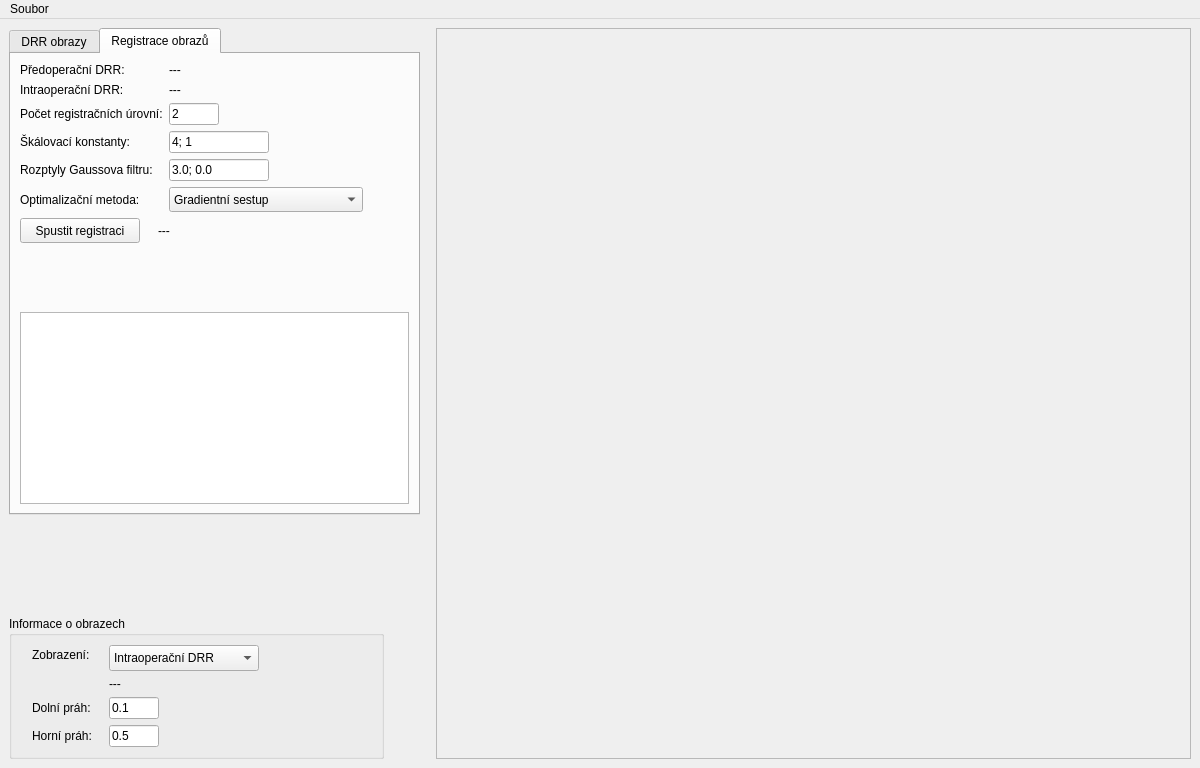
<?xml version="1.0" encoding="UTF-8"?>
<ui version="4.0">
 <class>win_main_window</class>
 <widget class="QMainWindow" name="win_main_window">
  <property name="geometry">
   <rect>
    <x>0</x>
    <y>0</y>
    <width>1200</width>
    <height>768</height>
   </rect>
  </property>
  <property name="sizePolicy">
   <sizepolicy hsizetype="Preferred" vsizetype="Preferred">
    <horstretch>0</horstretch>
    <verstretch>0</verstretch>
   </sizepolicy>
  </property>
  <property name="minimumSize">
   <size>
    <width>1200</width>
    <height>768</height>
   </size>
  </property>
  <property name="windowTitle">
   <string>Casif</string>
  </property>
  <widget class="QWidget" name="lay_main_layout">
   <layout class="QGridLayout" name="gridLayout">
    <item row="0" column="0">
     <widget class="QTabWidget" name="tab_main">
      <property name="sizePolicy">
       <sizepolicy hsizetype="Fixed" vsizetype="Preferred">
        <horstretch>0</horstretch>
        <verstretch>0</verstretch>
       </sizepolicy>
      </property>
      <property name="minimumSize">
       <size>
        <width>375</width>
        <height>0</height>
       </size>
      </property>
      <property name="maximumSize">
       <size>
        <width>16777215</width>
        <height>16777215</height>
       </size>
      </property>
      <property name="autoFillBackground">
       <bool>false</bool>
      </property>
      <property name="currentIndex">
       <number>1</number>
      </property>
      <property name="usesScrollButtons">
       <bool>true</bool>
      </property>
      <property name="documentMode">
       <bool>false</bool>
      </property>
      <property name="tabsClosable">
       <bool>false</bool>
      </property>
      <property name="movable">
       <bool>false</bool>
      </property>
      <property name="tabBarAutoHide">
       <bool>false</bool>
      </property>
      <widget class="QWidget" name="tab_drr_obrazy">
       <attribute name="title">
        <string>DRR obrazy</string>
       </attribute>
       <layout class="QGridLayout" name="gridLayout_3">
        <item row="6" column="0" colspan="3">
         <widget class="QLabel" name="lab_sid">
          <property name="sizePolicy">
           <sizepolicy hsizetype="Minimum" vsizetype="Fixed">
            <horstretch>0</horstretch>
            <verstretch>0</verstretch>
           </sizepolicy>
          </property>
          <property name="minimumSize">
           <size>
            <width>65</width>
            <height>20</height>
           </size>
          </property>
          <property name="text">
           <string>Vzdálenost zdroj-detektor (mm):</string>
          </property>
          <property name="textFormat">
           <enum>Qt::AutoText</enum>
          </property>
          <property name="wordWrap">
           <bool>true</bool>
          </property>
          <property name="margin">
           <number>0</number>
          </property>
         </widget>
        </item>
        <item row="4" column="3">
         <widget class="QLineEdit" name="led_drr_width">
          <property name="maximumSize">
           <size>
            <width>50</width>
            <height>60</height>
           </size>
          </property>
          <property name="inputMask">
           <string/>
          </property>
          <property name="text">
           <string>1000</string>
          </property>
         </widget>
        </item>
        <item row="15" column="0">
         <spacer name="verticalSpacer_2">
          <property name="orientation">
           <enum>Qt::Vertical</enum>
          </property>
          <property name="sizeHint" stdset="0">
           <size>
            <width>20</width>
            <height>40</height>
           </size>
          </property>
         </spacer>
        </item>
        <item row="5" column="3">
         <widget class="QLineEdit" name="led_drr_height">
          <property name="maximumSize">
           <size>
            <width>50</width>
            <height>16777215</height>
           </size>
          </property>
          <property name="text">
           <string>1000</string>
          </property>
          <property name="frame">
           <bool>true</bool>
          </property>
         </widget>
        </item>
        <item row="5" column="0">
         <widget class="QLabel" name="lab_drr_height">
          <property name="sizePolicy">
           <sizepolicy hsizetype="Fixed" vsizetype="Fixed">
            <horstretch>0</horstretch>
            <verstretch>0</verstretch>
           </sizepolicy>
          </property>
          <property name="minimumSize">
           <size>
            <width>65</width>
            <height>20</height>
           </size>
          </property>
          <property name="text">
           <string>Výška obrazu (px):</string>
          </property>
         </widget>
        </item>
        <item row="14" column="0" colspan="4">
         <widget class="QGroupBox" name="gbo_intraop_info">
          <property name="title">
           <string>Intraoperační data</string>
          </property>
          <layout class="QGridLayout" name="gridLayout_6">
           <item row="0" column="4" rowspan="2">
            <spacer name="horizontalSpacer_3">
             <property name="orientation">
              <enum>Qt::Horizontal</enum>
             </property>
             <property name="sizeHint" stdset="0">
              <size>
               <width>40</width>
               <height>20</height>
              </size>
             </property>
            </spacer>
           </item>
           <item row="1" column="0">
            <widget class="QLabel" name="lab_intraop_drr_created">
             <property name="text">
              <string>Vytvořeno DRR:</string>
             </property>
            </widget>
           </item>
           <item row="0" column="1">
            <widget class="QLabel" name="labm_intraop_ct_name">
             <property name="maximumSize">
              <size>
               <width>16777215</width>
               <height>16777215</height>
              </size>
             </property>
             <property name="text">
              <string>---</string>
             </property>
            </widget>
           </item>
           <item row="1" column="1">
            <widget class="QLabel" name="labm_intraop_drr_created">
             <property name="minimumSize">
              <size>
               <width>20</width>
               <height>20</height>
              </size>
             </property>
             <property name="maximumSize">
              <size>
               <width>20</width>
               <height>20</height>
              </size>
             </property>
             <property name="font">
              <font>
               <bold>true</bold>
              </font>
             </property>
             <property name="text">
              <string/>
             </property>
            </widget>
           </item>
           <item row="0" column="0">
            <widget class="QLabel" name="lab_intraop_ct_name">
             <property name="maximumSize">
              <size>
               <width>16777215</width>
               <height>16777215</height>
              </size>
             </property>
             <property name="text">
              <string>Název CT:</string>
             </property>
            </widget>
           </item>
          </layout>
         </widget>
        </item>
        <item row="10" column="0">
         <widget class="QPushButton" name="pbu_drr_start">
          <property name="minimumSize">
           <size>
            <width>100</width>
            <height>25</height>
           </size>
          </property>
          <property name="maximumSize">
           <size>
            <width>100</width>
            <height>16777215</height>
           </size>
          </property>
          <property name="text">
           <string>Vytvořit DRR</string>
          </property>
         </widget>
        </item>
        <item row="4" column="0">
         <widget class="QLabel" name="lab_drr_width">
          <property name="sizePolicy">
           <sizepolicy hsizetype="Fixed" vsizetype="Fixed">
            <horstretch>0</horstretch>
            <verstretch>0</verstretch>
           </sizepolicy>
          </property>
          <property name="minimumSize">
           <size>
            <width>65</width>
            <height>20</height>
           </size>
          </property>
          <property name="text">
           <string>Šířka obrazu (px):</string>
          </property>
         </widget>
        </item>
        <item row="12" column="0" colspan="4">
         <widget class="QGroupBox" name="gbo_preop_info">
          <property name="title">
           <string>Předoperační data</string>
          </property>
          <layout class="QGridLayout" name="gridLayout_5">
           <item row="1" column="0">
            <widget class="QLabel" name="lab_preop_drr_created">
             <property name="text">
              <string>Vytvořeno DRR:</string>
             </property>
            </widget>
           </item>
           <item row="0" column="1">
            <widget class="QLabel" name="labm_preop_name">
             <property name="maximumSize">
              <size>
               <width>16777215</width>
               <height>16777215</height>
              </size>
             </property>
             <property name="text">
              <string>---</string>
             </property>
            </widget>
           </item>
           <item row="1" column="1">
            <widget class="QLabel" name="labm_preop_drr_created">
             <property name="minimumSize">
              <size>
               <width>20</width>
               <height>20</height>
              </size>
             </property>
             <property name="maximumSize">
              <size>
               <width>20</width>
               <height>20</height>
              </size>
             </property>
             <property name="font">
              <font>
               <bold>true</bold>
              </font>
             </property>
             <property name="text">
              <string/>
             </property>
            </widget>
           </item>
           <item row="0" column="2" rowspan="2">
            <spacer name="horizontalSpacer_2">
             <property name="orientation">
              <enum>Qt::Horizontal</enum>
             </property>
             <property name="sizeHint" stdset="0">
              <size>
               <width>40</width>
               <height>20</height>
              </size>
             </property>
            </spacer>
           </item>
           <item row="0" column="0">
            <widget class="QLabel" name="lab_preop_model_name">
             <property name="maximumSize">
              <size>
               <width>16777215</width>
               <height>16777215</height>
              </size>
             </property>
             <property name="text">
              <string>3D model:</string>
             </property>
            </widget>
           </item>
          </layout>
         </widget>
        </item>
        <item row="0" column="0">
         <widget class="QLabel" name="lab_drr_type">
          <property name="sizePolicy">
           <sizepolicy hsizetype="Minimum" vsizetype="Fixed">
            <horstretch>0</horstretch>
            <verstretch>0</verstretch>
           </sizepolicy>
          </property>
          <property name="minimumSize">
           <size>
            <width>65</width>
            <height>20</height>
           </size>
          </property>
          <property name="text">
           <string>DRR obraz:</string>
          </property>
          <property name="textFormat">
           <enum>Qt::AutoText</enum>
          </property>
          <property name="wordWrap">
           <bool>true</bool>
          </property>
          <property name="margin">
           <number>0</number>
          </property>
         </widget>
        </item>
        <item row="7" column="0">
         <widget class="QLabel" name="lab_ct_thresh">
          <property name="sizePolicy">
           <sizepolicy hsizetype="Fixed" vsizetype="Fixed">
            <horstretch>0</horstretch>
            <verstretch>0</verstretch>
           </sizepolicy>
          </property>
          <property name="minimumSize">
           <size>
            <width>65</width>
            <height>20</height>
           </size>
          </property>
          <property name="text">
           <string>Práh voxelů (HU):</string>
          </property>
         </widget>
        </item>
        <item row="13" column="0">
         <spacer name="verticalSpacer_3">
          <property name="orientation">
           <enum>Qt::Vertical</enum>
          </property>
          <property name="sizeType">
           <enum>QSizePolicy::Fixed</enum>
          </property>
          <property name="sizeHint" stdset="0">
           <size>
            <width>20</width>
            <height>10</height>
           </size>
          </property>
         </spacer>
        </item>
        <item row="6" column="4">
         <spacer name="horizontalSpacer_5">
          <property name="orientation">
           <enum>Qt::Horizontal</enum>
          </property>
          <property name="sizeHint" stdset="0">
           <size>
            <width>40</width>
            <height>20</height>
           </size>
          </property>
         </spacer>
        </item>
        <item row="11" column="0">
         <spacer name="verticalSpacer_4">
          <property name="orientation">
           <enum>Qt::Vertical</enum>
          </property>
          <property name="sizeType">
           <enum>QSizePolicy::Fixed</enum>
          </property>
          <property name="sizeHint" stdset="0">
           <size>
            <width>20</width>
            <height>20</height>
           </size>
          </property>
         </spacer>
        </item>
        <item row="6" column="3">
         <widget class="QLineEdit" name="led_sid">
          <property name="maximumSize">
           <size>
            <width>50</width>
            <height>25</height>
           </size>
          </property>
          <property name="text">
           <string>1000.0</string>
          </property>
         </widget>
        </item>
        <item row="7" column="3">
         <widget class="QLineEdit" name="led_drr_thresh">
          <property name="maximumSize">
           <size>
            <width>50</width>
            <height>30</height>
           </size>
          </property>
          <property name="text">
           <string>0</string>
          </property>
         </widget>
        </item>
        <item row="2" column="3">
         <widget class="QRadioButton" name="rbu_preop_drr">
          <property name="text">
           <string>Předoperační</string>
          </property>
         </widget>
        </item>
        <item row="0" column="3">
         <widget class="QRadioButton" name="rbu_intraop_drr">
          <property name="text">
           <string>Intraoperační</string>
          </property>
          <property name="checked">
           <bool>true</bool>
          </property>
         </widget>
        </item>
        <item row="10" column="3">
         <widget class="QLabel" name="labm_data_warning">
          <property name="text">
           <string>---</string>
          </property>
          <property name="alignment">
           <set>Qt::AlignLeading|Qt::AlignLeft|Qt::AlignVCenter</set>
          </property>
         </widget>
        </item>
        <item row="10" column="1" colspan="2">
         <spacer name="horizontalSpacer">
          <property name="orientation">
           <enum>Qt::Horizontal</enum>
          </property>
          <property name="sizeType">
           <enum>QSizePolicy::Fixed</enum>
          </property>
          <property name="sizeHint" stdset="0">
           <size>
            <width>20</width>
            <height>20</height>
           </size>
          </property>
         </spacer>
        </item>
       </layout>
      </widget>
      <widget class="QWidget" name="tab_reg">
       <attribute name="title">
        <string>Registrace obrazů</string>
       </attribute>
       <layout class="QGridLayout" name="gridLayout_4">
        <item row="3" column="4" rowspan="3">
         <spacer name="horizontalSpacer_6">
          <property name="orientation">
           <enum>Qt::Horizontal</enum>
          </property>
          <property name="sizeHint" stdset="0">
           <size>
            <width>40</width>
            <height>20</height>
           </size>
          </property>
         </spacer>
        </item>
        <item row="8" column="0">
         <widget class="QPushButton" name="pbu_reg_start">
          <property name="minimumSize">
           <size>
            <width>0</width>
            <height>25</height>
           </size>
          </property>
          <property name="text">
           <string>Spustit registraci</string>
          </property>
         </widget>
        </item>
        <item row="1" column="3" colspan="2">
         <widget class="QLabel" name="labm_moving_drr">
          <property name="text">
           <string>---</string>
          </property>
         </widget>
        </item>
        <item row="8" column="2" colspan="2">
         <widget class="QLabel" name="labm_input_warning">
          <property name="text">
           <string>---</string>
          </property>
         </widget>
        </item>
        <item row="2" column="3" colspan="2">
         <widget class="QLabel" name="labm_fixed_drr">
          <property name="text">
           <string>---</string>
          </property>
         </widget>
        </item>
        <item row="7" column="3">
         <widget class="QComboBox" name="cbo_optim_method">
          <property name="minimumSize">
           <size>
            <width>0</width>
            <height>25</height>
           </size>
          </property>
          <property name="currentText">
           <string>Gradientní sestup</string>
          </property>
          <property name="maxVisibleItems">
           <number>3</number>
          </property>
          <item>
           <property name="text">
            <string>Gradientní sestup</string>
           </property>
          </item>
          <item>
           <property name="text">
            <string>Gradientní sestup se zl. řezem</string>
           </property>
          </item>
          <item>
           <property name="text">
            <string>BFGS s omezenou pamětí</string>
           </property>
          </item>
         </widget>
        </item>
        <item row="5" column="0" colspan="3">
         <widget class="QLabel" name="lab_sigma_factors">
          <property name="text">
           <string>Rozptyly Gaussova filtru:</string>
          </property>
         </widget>
        </item>
        <item row="2" column="0">
         <widget class="QLabel" name="lab_fixed_drr">
          <property name="text">
           <string>Intraoperační DRR:</string>
          </property>
         </widget>
        </item>
        <item row="5" column="3">
         <widget class="QLineEdit" name="led_sigma_factors">
          <property name="sizePolicy">
           <sizepolicy hsizetype="Expanding" vsizetype="Fixed">
            <horstretch>0</horstretch>
            <verstretch>0</verstretch>
           </sizepolicy>
          </property>
          <property name="minimumSize">
           <size>
            <width>75</width>
            <height>0</height>
           </size>
          </property>
          <property name="maximumSize">
           <size>
            <width>100</width>
            <height>25</height>
           </size>
          </property>
          <property name="text">
           <string>3.0; 0.0</string>
          </property>
         </widget>
        </item>
        <item row="3" column="3">
         <widget class="QLineEdit" name="led_multires_levels">
          <property name="minimumSize">
           <size>
            <width>50</width>
            <height>0</height>
           </size>
          </property>
          <property name="maximumSize">
           <size>
            <width>25</width>
            <height>25</height>
           </size>
          </property>
          <property name="text">
           <string>2</string>
          </property>
          <property name="maxLength">
           <number>1</number>
          </property>
         </widget>
        </item>
        <item row="4" column="3">
         <widget class="QLineEdit" name="led_shrink_factors">
          <property name="sizePolicy">
           <sizepolicy hsizetype="Expanding" vsizetype="Fixed">
            <horstretch>0</horstretch>
            <verstretch>0</verstretch>
           </sizepolicy>
          </property>
          <property name="minimumSize">
           <size>
            <width>75</width>
            <height>0</height>
           </size>
          </property>
          <property name="maximumSize">
           <size>
            <width>100</width>
            <height>25</height>
           </size>
          </property>
          <property name="text">
           <string>4; 1</string>
          </property>
         </widget>
        </item>
        <item row="3" column="0" colspan="3">
         <widget class="QLabel" name="lab_multires_levels">
          <property name="text">
           <string>Počet registračních úrovní:</string>
          </property>
         </widget>
        </item>
        <item row="1" column="0">
         <widget class="QLabel" name="lab_moving_drr">
          <property name="text">
           <string>Předoperační DRR:</string>
          </property>
         </widget>
        </item>
        <item row="4" column="0" colspan="3">
         <widget class="QLabel" name="lab_shrink_factors">
          <property name="text">
           <string>Škálovací konstanty:</string>
          </property>
         </widget>
        </item>
        <item row="7" column="0">
         <widget class="QLabel" name="lab_optim_method">
          <property name="text">
           <string>Optimalizační metoda:</string>
          </property>
         </widget>
        </item>
        <item row="10" column="0" colspan="5">
         <widget class="QTextBrowser" name="tbr_output_messages"/>
        </item>
        <item row="9" column="0" colspan="5">
         <spacer name="verticalSpacer_6">
          <property name="orientation">
           <enum>Qt::Vertical</enum>
          </property>
          <property name="sizeHint" stdset="0">
           <size>
            <width>20</width>
            <height>40</height>
           </size>
          </property>
         </spacer>
        </item>
       </layout>
      </widget>
     </widget>
    </item>
    <item row="0" column="2" rowspan="3">
     <widget class="QFrame" name="fra_mpl">
      <property name="frameShape">
       <enum>QFrame::StyledPanel</enum>
      </property>
      <property name="frameShadow">
       <enum>QFrame::Plain</enum>
      </property>
      <layout class="QGridLayout" name="gridLayout_7">
       <item row="0" column="0">
        <widget class="QWidget" name="mpl_widget" native="true">
         <property name="sizePolicy">
          <sizepolicy hsizetype="Preferred" vsizetype="Preferred">
           <horstretch>0</horstretch>
           <verstretch>0</verstretch>
          </sizepolicy>
         </property>
        </widget>
       </item>
      </layout>
     </widget>
    </item>
    <item row="1" column="0">
     <spacer name="verticalSpacer_5">
      <property name="orientation">
       <enum>Qt::Vertical</enum>
      </property>
      <property name="sizeHint" stdset="0">
       <size>
        <width>20</width>
        <height>40</height>
       </size>
      </property>
     </spacer>
    </item>
    <item row="2" column="0">
     <widget class="QGroupBox" name="gbo_image_info">
      <property name="maximumSize">
       <size>
        <width>375</width>
        <height>16777215</height>
       </size>
      </property>
      <property name="title">
       <string>Informace o obrazech</string>
      </property>
      <property name="checkable">
       <bool>false</bool>
      </property>
      <layout class="QGridLayout" name="gridLayout_2">
       <item row="0" column="0">
        <widget class="QLabel" name="lab_visualization">
         <property name="maximumSize">
          <size>
           <width>60</width>
           <height>16777215</height>
          </size>
         </property>
         <property name="text">
          <string>Zobrazení:</string>
         </property>
        </widget>
       </item>
       <item row="0" column="1" rowspan="2">
        <widget class="QComboBox" name="cbo_visualization">
         <property name="sizePolicy">
          <sizepolicy hsizetype="Preferred" vsizetype="Preferred">
           <horstretch>0</horstretch>
           <verstretch>0</verstretch>
          </sizepolicy>
         </property>
         <property name="minimumSize">
          <size>
           <width>130</width>
           <height>0</height>
          </size>
         </property>
         <property name="maximumSize">
          <size>
           <width>150</width>
           <height>16777215</height>
          </size>
         </property>
         <item>
          <property name="text">
           <string>Intraoperační DRR</string>
          </property>
         </item>
         <item>
          <property name="text">
           <string>Preoperační DRR</string>
          </property>
         </item>
         <item>
          <property name="text">
           <string>Preop. hrany + Intraop.</string>
          </property>
         </item>
         <item>
          <property name="text">
           <string>Průhledný kompozit</string>
          </property>
         </item>
        </widget>
       </item>
       <item row="4" column="1">
        <widget class="QLineEdit" name="led_upper_edge_thresh">
         <property name="minimumSize">
          <size>
           <width>50</width>
           <height>0</height>
          </size>
         </property>
         <property name="maximumSize">
          <size>
           <width>25</width>
           <height>25</height>
          </size>
         </property>
         <property name="text">
          <string>0.5</string>
         </property>
        </widget>
       </item>
       <item row="3" column="1">
        <widget class="QLineEdit" name="led_lower_edge_thresh">
         <property name="minimumSize">
          <size>
           <width>50</width>
           <height>0</height>
          </size>
         </property>
         <property name="maximumSize">
          <size>
           <width>25</width>
           <height>25</height>
          </size>
         </property>
         <property name="text">
          <string>0.1</string>
         </property>
        </widget>
       </item>
       <item row="3" column="0">
        <widget class="QLabel" name="lab_lower_edge_thresh">
         <property name="text">
          <string>Dolní práh:</string>
         </property>
        </widget>
       </item>
       <item row="4" column="0">
        <widget class="QLabel" name="lab_upper_edge_thresh">
         <property name="text">
          <string>Horní práh:</string>
         </property>
        </widget>
       </item>
       <item row="2" column="1">
        <widget class="QLabel" name="labm_vis_warning">
         <property name="text">
          <string>---</string>
         </property>
        </widget>
       </item>
       <item row="0" column="2">
        <spacer name="horizontalSpacer_7">
         <property name="orientation">
          <enum>Qt::Horizontal</enum>
         </property>
         <property name="sizeType">
          <enum>QSizePolicy::Fixed</enum>
         </property>
         <property name="sizeHint" stdset="0">
          <size>
           <width>100</width>
           <height>20</height>
          </size>
         </property>
        </spacer>
       </item>
      </layout>
     </widget>
    </item>
    <item row="0" column="1" rowspan="3">
     <spacer name="horizontalSpacer_4">
      <property name="orientation">
       <enum>Qt::Horizontal</enum>
      </property>
      <property name="sizeType">
       <enum>QSizePolicy::Fixed</enum>
      </property>
      <property name="sizeHint" stdset="0">
       <size>
        <width>10</width>
        <height>20</height>
       </size>
      </property>
     </spacer>
    </item>
   </layout>
  </widget>
  <widget class="QMenuBar" name="mba_main_menu">
   <property name="geometry">
    <rect>
     <x>0</x>
     <y>0</y>
     <width>1200</width>
     <height>22</height>
    </rect>
   </property>
   <widget class="QMenu" name="men_file">
    <property name="title">
     <string>Soubor</string>
    </property>
    <widget class="QMenu" name="men_read">
     <property name="tearOffEnabled">
      <bool>false</bool>
     </property>
     <property name="title">
      <string>Otevřít</string>
     </property>
     <property name="separatorsCollapsible">
      <bool>false</bool>
     </property>
     <addaction name="mac_read_intra_ct"/>
     <addaction name="mac_read_preop_drr"/>
     <addaction name="mac_read_intraop_drr"/>
    </widget>
    <widget class="QMenu" name="men_write">
     <property name="title">
      <string>Uložit</string>
     </property>
     <addaction name="mac_write_preop_drr"/>
     <addaction name="mac_write_intraop_drr"/>
     <addaction name="mac_write_registered_drr"/>
    </widget>
    <addaction name="men_read"/>
    <addaction name="men_write"/>
    <addaction name="mac_info"/>
    <addaction name="separator"/>
    <addaction name="mac_exit"/>
   </widget>
   <addaction name="men_file"/>
  </widget>
  <action name="mac_info">
   <property name="text">
    <string>Informace</string>
   </property>
  </action>
  <action name="mac_exit">
   <property name="text">
    <string>Ukončit</string>
   </property>
  </action>
  <action name="mac_read_pre_ct">
   <property name="text">
    <string>Předoperační CT plán</string>
   </property>
  </action>
  <action name="mac_read_xray">
   <property name="text">
    <string>RTG obraz</string>
   </property>
  </action>
  <action name="mac_read_intra_ct">
   <property name="text">
    <string>Intraoperační CT</string>
   </property>
  </action>
  <action name="mac_write_preop_drr">
   <property name="text">
    <string>Předoperační DRR</string>
   </property>
  </action>
  <action name="mac_write_intraop_drr">
   <property name="text">
    <string>Intraoperační DRR</string>
   </property>
  </action>
  <action name="mac_gen_drr">
   <property name="text">
    <string>Vytvořit DRR obraz</string>
   </property>
  </action>
  <action name="actionIntraopera_n_CT">
   <property name="text">
    <string>Intraoperační CT</string>
   </property>
  </action>
  <action name="mac_read_preop_drr">
   <property name="text">
    <string>Předoperační DRR</string>
   </property>
   <property name="menuRole">
    <enum>QAction::TextHeuristicRole</enum>
   </property>
  </action>
  <action name="mac_read_intraop_drr">
   <property name="text">
    <string>Intraoperační DRR</string>
   </property>
  </action>
  <action name="mac_write_registered_drr">
   <property name="text">
    <string>Registrované DRR</string>
   </property>
  </action>
 </widget>
 <tabstops>
  <tabstop>tab_main</tabstop>
  <tabstop>rbu_intraop_drr</tabstop>
  <tabstop>rbu_preop_drr</tabstop>
  <tabstop>led_drr_width</tabstop>
  <tabstop>led_drr_height</tabstop>
  <tabstop>led_sid</tabstop>
  <tabstop>led_drr_thresh</tabstop>
  <tabstop>pbu_drr_start</tabstop>
  <tabstop>led_multires_levels</tabstop>
  <tabstop>led_shrink_factors</tabstop>
  <tabstop>led_sigma_factors</tabstop>
  <tabstop>cbo_optim_method</tabstop>
  <tabstop>pbu_reg_start</tabstop>
  <tabstop>tbr_output_messages</tabstop>
  <tabstop>cbo_visualization</tabstop>
  <tabstop>led_lower_edge_thresh</tabstop>
  <tabstop>led_upper_edge_thresh</tabstop>
 </tabstops>
 <resources/>
 <connections/>
</ui>
